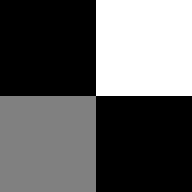
//> input picture exemplo.bmp, 24 x 24 px (shown 8 times larger)
$ ./main   (built with g++ and OpenCV 4)
//> lines starting //> are read from the running program, lines starting //| are printed output that depends on the picture
### haarwavelet.h
#ifndef HAARWAVELET_H
#define HAARWAVELET_H

#include <vector>

#include <opencv2/core/core.hpp>
#include <opencv2/imgproc/imgproc.hpp>
#include <opencv2/objdetect/objdetect.hpp>

class Detector;

/**
 * @brief The HaarWavelet class represents a single Haar wavelet.
  */
class HaarWavelet
{
public:
    HaarWavelet(cv::Size * const detectorSize_, cv::Point * const detectorPosition_, std::vector<cv::Rect> rects_, std::vector<float> weights_);
    //HaarWavelet(const cv::FileNode &node);

    /**
     *amount of rectangles this Haar wavelet has
     */
    int dimensions() const;

    //void setDetector(Detector * d_);
    //bool setPosition(cv::Point * pt);
    bool setIntegralImages(cv::Mat * const sum_, cv::Mat * const squareSum_/*, cv::Mat * tilted*/);

    /**
     *Returns the value of this Haar wavelet when applied to an image in a certain position
     */
    double value() const;

    /**
     *Sets the values of the single rectangle feature space
     */
    void srfs(std::vector<double> &srfsVector) const;

private:
    HaarWavelet();
    inline double singleRectangleValue(const cv::Rect &rect, const cv::Point &position, const cv::Mat &s) const;

    /**
     *Each rectangle and its associated weight of this Haar wavelet
     */
    std::vector<cv::Rect> rects;
    std::vector<float> weights;

    /**
     *If scale > 1, the Haar wavelet streaches right and down
     */
    float scale;

    /**
     *Integral images: both simple sum and squareSum.
     */
    cv::Mat * sum,
            * squareSum;

    /**
     *Size of the detector window
     */
    cv::Size * const detectorSize;

    /**
     *The top x,y position of the detector window
     */
    cv::Point * const detectorPosition;

    /**
     *Holds a refernce for the detector that owns this Haar wavelet.
     */
    Detector * const detector;
};

#endif // HAARWAVELET_H

### haarwavelet.cpp
#include "haarwavelet.h"
#include <assert.h>
#include <climits>


HaarWavelet::HaarWavelet() : scale(1), detectorSize(0), detectorPosition(0), detector(0)
{
}

//TODO need to verify if all rects_ are under the detector size boundaries...
HaarWavelet::HaarWavelet(cv::Size * const detectorSize_,
                         cv::Point * const detectorPosition_,
                         std::vector<cv::Rect> rects_,
                         std::vector<float> weights_) : scale(1),
                                                        detectorSize(detectorSize_),
                                                        detectorPosition(detectorPosition_),
                                                        detector(0)
{
    assert(rects.size() == weights.size()); //TODO convert into exception?

    rects = rects_;
    weights = weights_;
}

int HaarWavelet::dimensions() const
{
    return (int)rects.size();
}

bool HaarWavelet::setIntegralImages(cv::Mat * const sum_, cv::Mat * const squareSum_)
{
    if ( !sum_
            || !squareSum_
            || sum_->cols < detectorSize->width
            || sum_->rows < detectorSize->height)
    {
        return false;
    }

    sum = sum_;
    squareSum = squareSum_;

    return true;
}

//TODO still need normalization
double HaarWavelet::value() const
{
    assert(sum && squareSum && detectorPosition); //TODO convert into exception?

    double returnValue = 0;

    const int dim = dimensions();
    for (int i = 0; i < dim; ++i)
    {
        double rectValue = singleRectangleValue(rects[i], *detectorPosition, *sum);
        returnValue += (weights[i] * rectValue);
    }

    return returnValue;
}

void HaarWavelet::srfs(std::vector<double> & srfsVector) const
{
    //TODO convert into exception
    assert(sum && squareSum && detectorPosition);

    const int dim = dimensions();
    srfsVector.resize(dim);

    for (int i = 0; i < dim; ++i)
    {
        srfsVector[i] = singleRectangleValue(rects[i], *detectorPosition, *sum);

        //SRFS works with normalized means (Pavani et al., 2010, section 2.3).
        srfsVector[i] /= (rects[i].size().height * rects[i].size().width * UCHAR_MAX);
    }
}

inline double HaarWavelet::singleRectangleValue(const cv::Rect &rect, const cv::Point &position, const cv::Mat &s) const
{
    double rectVal = 0;

    //As per Lienhart, Maydt, 2002, section 2.2
    const int x = position.x + rect.x;
    const int y = position.y + rect.y;
    const int x_w = x + rect.width;
    const int y_h = y + rect.height;

    //TODO is there a faster and more flexible way to implement this and avoid invoking s.at() functions?
    rectVal += s.at<int>(y, x);     // (x, y)
    rectVal -= s.at<int>(y, x_w);   // (x + w, y)
    rectVal -= s.at<int>(y_h, x);   // (x, y + h)
    rectVal += s.at<int>(y_h, x_w); // (x + w, y + h)

    return rectVal;
}

### main.cpp
#include <iostream>
#include <string>

#include <opencv2/core/core.hpp>
#include <opencv2/imgproc/imgproc.hpp>
#include <opencv2/objdetect/objdetect.hpp>
#include <opencv2/highgui/highgui.hpp>

#include "haarwavelet.h"


void printIntegral(cv::Mat & integralSum) {
    std::cout << std::endl;
    for (int i = 0; i < integralSum.rows; ++i) {
        for (int j = 0; j < integralSum.cols; ++j) {
            std::cout << integralSum.at<int>(i, j) << " ";
        }
        std::cout << std::endl;
    }
}

void printImage(cv::Mat & image) {
    std::cout << std::endl;
    for (int i = 0; i < image.rows; ++i) {
        for (int j = 0; j < image.cols; ++j) {
            std::cout << (int)image.at<unsigned char>(i, j) << " ";
        }
        std::cout << std::endl;
    }
}

int main()
{
    cv::Point p(0, 0);  //fixed during SRFS production
    cv::Size s(24, 24); //that's the size of the trainning images

    std::vector<cv::Rect> rects(2);
    rects[0] = cv::Rect(12, 0, 12, 12);
    rects[1] = cv::Rect(0, 12, 12, 12);

    std::vector<float> weights(2);
    weights[0] = 1;
    weights[1] = -1;

    cv::Mat image = cv::imread("/home/ramiro/workspace/ecrsgen/exemplo.bmp", CV_8U); //I must inform the flags
//> image is the input picture: 24 rows x 24 cols, CV_8UC1; min 0, max 255, mean 95.8
    cv::Mat integralSum(image.rows, image.cols, CV_32S);
    cv::Mat integralSquare(image.rows, image.cols, CV_32S);
    cv::integral(image, integralSum, integralSquare);
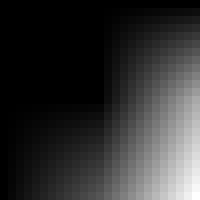
//> integralSum: 25 rows x 25 cols, CV_32SC1 (shown 8 times larger); min 0, max 55152, mean 10611.2; drawn with min black and max white
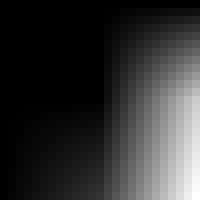
//> integralSquare: 25 rows x 25 cols, CV_64FC1 (shown 8 times larger); min 0, max 11722896, mean 2255485.2; drawn with min black and max white

    std::vector<double> srfs_vector;

    HaarWavelet w(&s, &p, rects, weights);
    w.setIntegralImages(&integralSum, &integralSquare);
    w.srfs(srfs_vector);
//> the loop in srfs, `for (int i = 0; i < dim; ++i)` made 2 passes
//> (x in singleRectangleValue, y in singleRectangleValue, x_w in singleRectangleValue, y_h in singleRectangleValue, rectVal in singleRectangleValue) on passes 1 to 2: (12, 0, 24, 12, 36720), (0, 12, 12, 24, 18432)
//> srfs_vector = [1, 0.502]

    std::cout << w.dimensions() << std::endl;
    std::cout << w.value() << std::endl;
//> the loop in value, `for (int i = 0; i < dim; ++i)` made 2 passes
//> (x in singleRectangleValue, y in singleRectangleValue, x_w in singleRectangleValue, y_h in singleRectangleValue, rectVal in singleRectangleValue, rectValue, returnValue) on passes 1 to 2: (12, 0, 24, 12, 36720, 36720, 36720), (0, 12, 12, 24, 18432, 18432, 18288)
//> after the loop in value, `for (int i = 0; i < dim; ++i)`: returnValue = 18288
//| 18288
    std::cout << "[" << srfs_vector[0] << ", " << srfs_vector[1] << "]" << std::endl;
//| [1, 0.501961]

    return 0;
}
